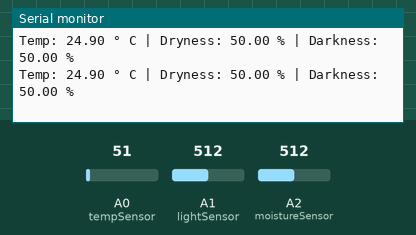
Simulated run of this sketch. Board: Arduino Uno, built with avr-gcc and run on an emulated ATmega328P. On the bench: the last lines printed to the serial monitor. The inputs (shaded band) are chosen by the test bench; at power-on: A0 (tempSensor) = 51, A1 (lightSensor) = 512, A2 (moistureSensor) = 512.

Above: at 10.8 s.
10.9 s: A0 (tempSensor) set to 61
At 20.6 s:
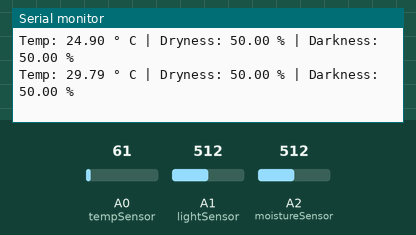
20.9 s: A1 (lightSensor) set to 716
At 30.7 s:
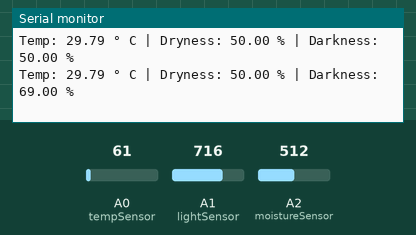
30.9 s: A2 (moistureSensor) set to 716
At 40.7 s:
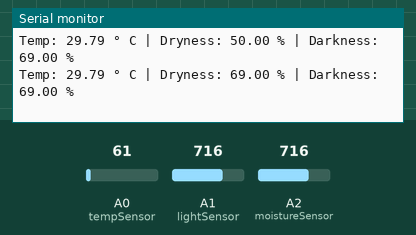
40.9 s: A0 (tempSensor) set to 71
At 50.7 s:
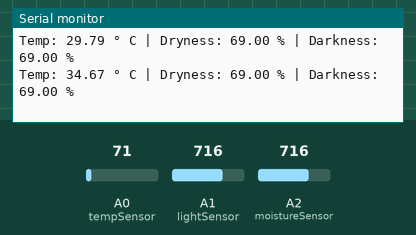
50.9 s: A1 (lightSensor) set to 900
At 60.8 s:
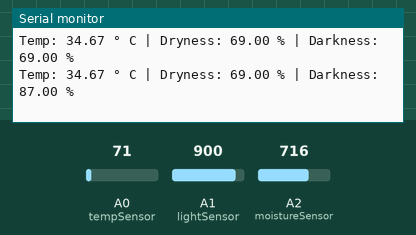
60.9 s: A2 (moistureSensor) set to 900
At 71.1 s:
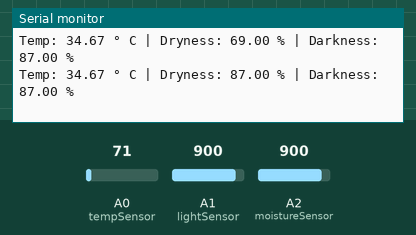
Timing chart, 0 to 71.9 s (numbered marks = the images above; inputs shaded):
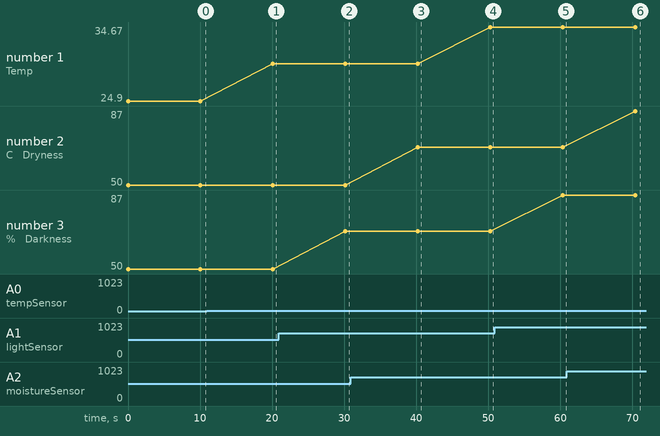

Measured:
- after the input at 10.9 s, the serial monitor: prints a new line after 9.2 s (image 1)
- after the input at 20.9 s, the serial monitor: prints a new line after 9.3 s (image 2)
- after the input at 30.9 s, the serial monitor: prints a new line after 9.3 s (image 3)
- after the input at 40.9 s, the serial monitor: prints a new line after 9.4 s (image 4)
- after the input at 50.9 s, the serial monitor: prints a new line after 9.5 s (image 5)
- after the input at 60.9 s, the serial monitor: prints a new line after 9.5 s (image 6)
- plotted number 1: 24.9 → 29.79 after the input at 10.9 s, 29.79 → 34.67 after the input at 40.9 s
- plotted number 3: 50 → 69 after the input at 20.9 s, 69 → 87 after the input at 50.9 s

The sketch:

arduino_code.ino
```cpp
#include <SoftwareSerial.h>

// Pin Configurations

// Arduino Part
#define tempSensor A0
#define moistureSensor A2
#define lightSensor A1

SoftwareSerial espSerial(2, 3);

String str;

void setup() {
  // put your setup code here, to run once:
  Serial.begin(9600);
  espSerial.begin(9600);

  // Pin INPUT/OUTPUT configurations
  pinMode(tempSensor, INPUT);
  pinMode(moistureSensor, INPUT);
  pinMode(lightSensor, INPUT);

}

float temperatureReading() {
  float voltage = analogRead(tempSensor);
  float temp = voltage * (5000 / 1024.0);
  return temp / 10;
}

float drynessReading() {
  float dryness = analogRead(moistureSensor);
  dryness = map(dryness, 0, 1024, 0, 100);
  return dryness;
}

float lightReading() {
  float light = analogRead(lightSensor);
  light = map(light, 0, 1024, 0, 100);
  return light;
}

void loop() {
  // put your main code here, to run repeatedly:
  float tempVal = temperatureReading();

  float drynessVal = drynessReading();

  float lightVal = lightReading();

  str = str + "Temp: " + String(tempVal) + " \xC2\xB0 C |" + " Dryness: " + String(drynessVal) + " % | Darkness: " + String(lightVal) + " %";

  Serial.println(str);

  espSerial.println(str);

  delay(10000);

  str = "";
}
```
